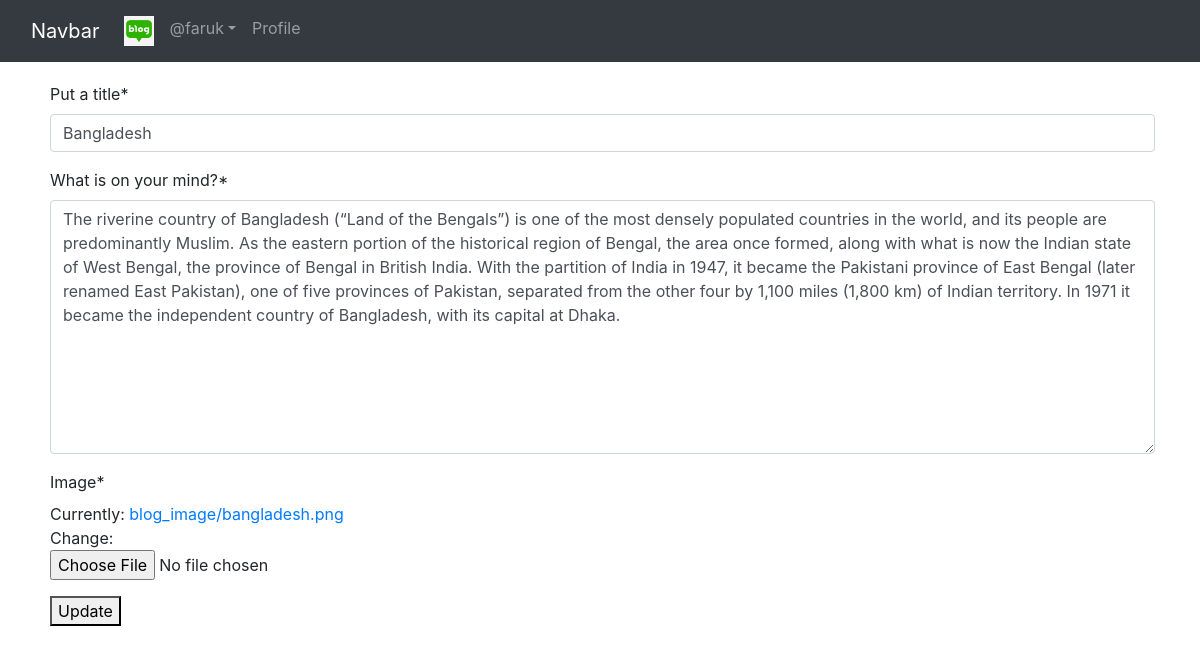
Page /blog/edit/7 (signed in) on the committed database.
### App_Blog/models.py (models this page shows, shortened)
class Blog(models.Model):
    author = models.ForeignKey(User,on_delete=models.CASCADE,related_name='post_author')
    blog_title = models.CharField(max_length=264,verbose_name="put a title")
    slug = models.SlugField(max_length=264,unique=True)
    blog_content = models.TextField(verbose_name="What is on your mind?")
    blog_image = models.ImageField(upload_to='blog_image',verbose_name="Image")
    publish_date = models.DateTimeField(auto_now_add = True)
    update_date = models.DateTimeField(auto_now=True)
    class Meta:
        ordering=['-publish_date',]

### App_Blog/views.py (the view, shortened to what this page needs)
# urls.py: path('edit/<pk>',views.UpdateBlog.as_view(),name='edit_blog'),
class UpdateBlog(LoginRequiredMixin, UpdateView):
    model = Blog
    fields = ('blog_title','blog_content','blog_image')
    template_name = 'App_Blog/edit_blog.html'

### templates/App_Blog/edit_blog.html (shortened to what this page needs)
{% extends 'base.html' %}
{% load crispy_forms_tags %}
{% block body_block %}
{% if blog.author == user %}
<form  method="POST" enctype="multipart/form-data">
  {{form|crispy}}
  <button type="submit" name="button">Update</button>
  {% else %}
  <p>Your are not allowed to view this page. 404</p>
</form>
{% endif %}
{% endblock %}

### templates/base.html (shortened to what this page needs)
<!DOCTYPE html>
<html lang="en" dir="ltr">
  <head>
    <link rel="stylesheet" href="https://maxcdn.bootstrapcdn.com/bootstrap/4.4.1/css/bootstrap.min.css">
  <link href="https://maxcdn.bootstrapcdn.com/font-awesome/4.7.0/css/font-awesome.min.css" rel="stylesheet">
  </head>
  <body>
    <nav class="navbar navbar-expand-lg navbar-dark bg-dark">
  <div class="container-fluid">
    <a class="navbar-brand" href="#">Navbar</a>
    <div class="collapse navbar-collapse" id="navbarNav">
      <ul class="navbar-nav">
        <li class="nav-item">
          <a class="nav-link active" aria-current="page" href="{% url 'index' %}"> <img src="/media/Blog_image.jpg" alt=""width="30px"></a>
        </li>
        {% if user.is_authenticated %}
        <div class="nav-item dropdown">
          <a href="" class="nav-link dropdown-toggle" id="navbardrop" data-toggle="dropdown">
               @{{ user.username }}</a>
        </div>
          <a class="nav-link " aria-current="page" href="{% url 'App_Login:profile' %}">Profile</a>
        {% endif %}
      </ul>
    </div>
  </div>
</nav>
<div class="container" style="padding-top:20px;padding-left:20px;">
  {% block body_block %}
  {% endblock %}
  </div>
  </body>
</html>

### rows in the picture
Blog: blog_title "Bangladesh", blog_content "The riverine country of Bangladesh (“Land of the Bengals”) is one of the most densely populated countries in the world, and its people are predominantly Muslim. As the eastern portion of the historical region of Bengal, the area once formed, along with what is now the Indian state of West Bengal, the province of Bengal in British India. With the partition of India in 1947, it became the Pakistani province of East Bengal (later renamed East Pakistan), one of five provinces of Pakistan, separated from the other four by 1,100 miles (1,800 km) of Indian territory. In 1971 it became the independent country of Bangladesh, with its capital at Dhaka."

### other values in the picture
{{ user.username }} "faruk"
